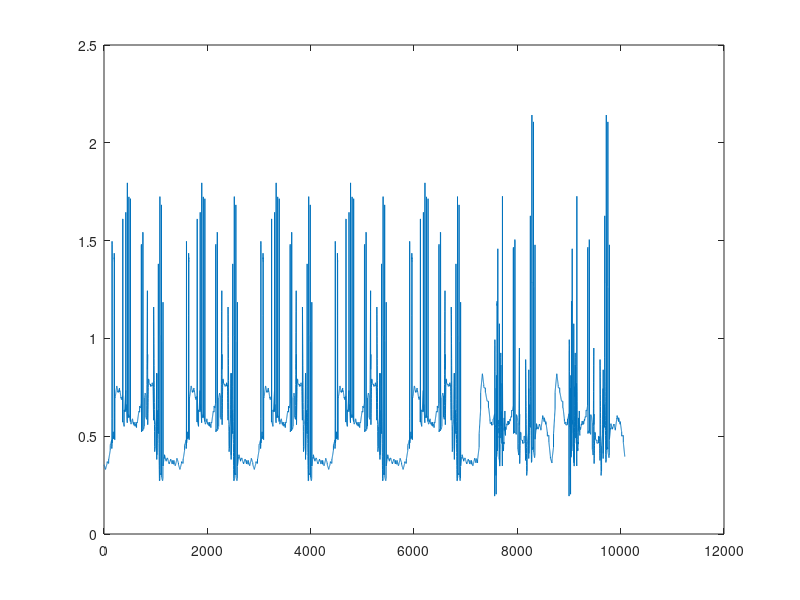

Here is the MATLAB script that generated this plot:
clear all; close all; clc;
% Load minute-by-minute solar and demand data from csv file

load supply_data.mat;
load export_tariff.mat;
load import_tariff.mat
load('combined_demand_adjust.mat')

%%%%%%%%%%%%%%%%%
% Input date%
%%%%%%%%%%%%%%%%%%
D =' 26-June-2022';%%only choose winter

[DayNumber,DayName] = weekday(D);

if DayNumber == 1 || DayNumber == 7
    weekend = 1;
    weekday = 0;
    disp('Your day is a weekend')
else
    weekend = 0;
    weekday = 1;
    disp('Your day is a weekday')
end

% Convert '1-Jan-2021' to a MATLAB serial date number
d1 = datenum('1-Jan-2022');

% Convert D to a MATLAB serial date number
d2 = datenum(D);

% Calculate the difference in days
% Calculate the difference in days
NumDays= abs(d2 - d1);

if (NumDays >= 1 && NumDays <= 59) || (NumDays>= 244 && NumDays<= 365)
    season = 'winter';
    disp('You chose a winter week!') 
elseif NumDays >= 60 && NumDays <= 243
    season = 'summer';
    disp('You chose a summer week!') 
else
    season = '';
    error('Invalid date. Please choose another day.');
end 


% Determine if the input date is a weekday or weekend day
% Determine the appropriate model based on weekday/weekend and season
if weekday && strcmp(season, 'winter')
    day_season = 11; % Winter weekday model
    import_tariff=import_tariff_weekday_winter;
    export_tariff=export_tariff_weekday_winter;

elseif weekday && strcmp(season, 'summer')
    day_season = 12; % Summer weekday model
    import_tariff=import_tariff_weekday_summer;
    export_tariff=export_tariff_weekday_summer;

elseif weekend && strcmp(season, 'winter')
    day_season = 21; % Winter weekend mode
    import_tariff=import_tariff_weekend_winter;
    export_tariff=export_tariff_weekend_winter;
  
elseif weekend && strcmp(season, 'summer')
    day_season = 22; % Summer weekend model
     import_tariff=import_tariff_weekend_summer;
     export_tariff=export_tariff_weekend_summer;

else
    day_season = 0; % Invalid model
    error('Invalid date. Please choose another day.');
end


%======================================================================
%                   Concatenating demand and supply data
%======================================================================
week_in_test = 1;
random_integer = randi([1,7]);

% Determine the appropriate model based on weekday/weekend and season
if strcmp(season, 'winter')
    solar_data = horzcat(repmat(supply_winter, 1, random_integer),repmat(supply_winter_cloudy, 1, 7-random_integer ));
    demand_data = horzcat(repmat(demand_adjust_weekday'/1000, 1, 5), repmat(demand_adjust_weekend'/1000, 1, 2));
elseif strcmp(season, 'summer')
    solar_data = horzcat(repmat(supply_summer, 1, random_integer),repmat(supply_summer_cloudy, 1, 7-random_integer ));
  demand_data = horzcat(repmat(demand_adjust_weekday_summer'/1000, 1, 5), repmat(demand_adjust_weekend_summer'/1000, 1, 2));
else
    error('Invalid date. Please choose another day.');
end

% Randomly select the order of sunny and cloudy days in the week

day_in_test=week_in_test*7;



%======================================================================
%                           Categorizing Tariffs
%======================================================================
% Description:
% This section categorizes tariffs based on their pricing structure and
% usage patterns.
hour=transpose(1:48);
for i = 1:48
   half_hour_average(i) =mean(import_tariff(i,1));
end

% Sort the data into quartiles
quartiles = prctile(half_hour_average, [0 25 50 75 100]);

% Classify the half_hour_average into 4 import_categories based on quartiles
import_categories = zeros(size(half_hour_average));
import_categories(half_hour_average <= quartiles(2)) = 1; % lower quartile
import_categories(half_hour_average > quartiles(2) & half_hour_average <= quartiles(3)) = 2; % middle quartiles
import_categories(half_hour_average > quartiles(3) & half_hour_average <= quartiles(4)) = 3;
import_categories(half_hour_average > quartiles(4)) = 4; % upper quartile
import_categories=import_categories';
import_categories=repelem(import_categories,30);

import_categories_days= repmat(import_categories', 1,day_in_test);


for i = 1:48
   export_half_hour_average(i) =mean(export_tariff(i,1));
end

% Sort the data into quartiles
quartiles = prctile(export_half_hour_average, [0 25 50 75 100]);

% Classify the half_hour_average into 4 import_categories based on quartiles
export_categories = zeros(size(export_half_hour_average));
export_categories(export_half_hour_average <= quartiles(2)) = 1; % lower quartile
export_categories(export_half_hour_average > quartiles(2) & export_half_hour_average <= quartiles(3)) = 2; % middle quartiles
export_categories(export_half_hour_average> quartiles(3) & export_half_hour_average<= quartiles(4)) = 3;
export_categories(export_half_hour_average > quartiles(4)) = 4; % upper quartile
export_categories=export_categories';
export_categories=repelem(export_categories,30);
export_categories_days= repmat(export_categories', 1,day_in_test);


%======================================================================
%                           Simulation Parameters
%======================================================================
start_time = 0;
end_time = 1440*day_in_test; % 24 hours in minutes
time_step = 1; % in minutes
% Initialize variables
n_steps = (end_time - start_time)/time_step;
time = linspace(start_time, end_time, n_steps);
% Initialize demand and solar power vectors
demand_power = zeros(1, n_steps);
solar_power = zeros(1, n_steps);

% Fill demand and solar power vectors
for i = 1:n_steps
    demand_power(i) =demand_data(i);
    solar_power(i) = solar_data(i) ;
end
plot(solar_data)
plot(demand_data)

%======================================================================
%                           Battery Parameters
%======================================================================
battery_capacity=13;
max_charge_rate = 3; % kW
max_discharge_rate = 3; % kW
charge_efficiency =0.9;
discharge_efficiency = 0.9;
max_import_rate = 3; % kW


% Initialize battery variables
battery_energy = zeros(1, n_steps);
battery_power = zeros(1, n_steps);
charge_power = zeros(1, n_steps);
discharge_power = zeros(1, n_steps);
charge_energy = zeros(1, n_steps);
discharge_energy = zeros(1, n_steps);
excess_demand = zeros(1, n_steps);
battery_energy(1)=0;

%======================================================================
%                           Grid Parameters 
%======================================================================
grid_import_power = zeros(1, n_steps);
grid_export_power = zeros(1, n_steps);
grid_import_rate = import_tariff'/100; % $/kWh
grid_export_rate =export_tariff'/100; % $/kWh




%======================================================================
%                           Prediction Parameters
%======================================================================

charge_level=zeros(1,day_in_test);
charge_level(1,1) =1;  % Define the battery capacity values you want to test
retain_level=zeros(1,day_in_test);
retain_level(1) =1;  % Define the battery capacity values you want to test
profit_daily = zeros(1, day_in_test);
export_daily = zeros(1, day_in_test);
import_daily = zeros(1, day_in_test);
import_daily_after7 = zeros(1, day_in_test);
excess_demand_daily= zeros(1, day_in_test);
import_dailyafter_6 = zeros(1, day_in_test);
%======================================================================
%                           Troubleshooting Arrays
%======================================================================
caseArray = [];
timeArray = [];
day = 1; % Initialize day counter
total_profit_value=zeros(11,11);
charge_level(1,1)=0.0;
retain_level(1,1)=0;



for t = 2:n_steps
    excess_demand(t) = demand_power(t)-solar_power(t); %+ battery_power(t);
    buy = import_categories_days(t) == 1;
    sell = export_categories_days(t) >= 4;
    % Determine battery charge for discharge during high tariff period
        if excess_demand( t) > 0


            if battery_energy(t-1) <=charge_level(1,day)*battery_capacity
                if buy 

                    charge_power(t) = max_charge_rate; % this is linear
                    charge_energy(t) = charge_power(t) / 60;
                    battery_energy(t) = min(battery_energy(t-1) + charge_energy(t), battery_capacity);
                    battery_power(t) = min(charge_power(t) * charge_efficiency, max_charge_rate);
                    grid_import_power(t) = charge_power(t) + excess_demand( t);
                    caseArray = [caseArray, 1];
                    %%Charge battery and excess_demand from grid


            elseif sell
                if mod(t-1, 1440) > (18 * 60)
                    %%% discharge everything to excess_demand at the end of the day
                    if battery_energy(t-1)~=0
                    discharge_power(t) = min(excess_demand( t), max_discharge_rate);
                    discharge_energy(t) = discharge_power(t) / 60;
                    battery_energy(t) = max(battery_energy(t-1) - discharge_energy(t) * discharge_efficiency, 0);
                    battery_power(t) = min(discharge_power(t) * discharge_efficiency, max_discharge_rate);
                    grid_export_power(t) = discharge_power(t) - excess_demand( t);
                     grid_import_power(t)=0;
                    else
                        grid_import_power(t)=excess_demand(t);
                         grid_export_power(t)=0;
                    end
                     caseArray = [caseArray, 2];
                elseif battery_energy(t-1) > retain_level(1,day)*battery_capacity 
                    discharge_power(t) = min(excess_demand( t), max_discharge_rate);
                    discharge_energy(t) = discharge_power(t) / 60;
                    battery_energy(t) = max(battery_energy(t-1) - discharge_energy(t) * discharge_efficiency, 0);
                    battery_power(t) = min(discharge_power(t) * discharge_efficiency, max_discharge_rate);
                    grid_export_power(t) = discharge_power(t) - excess_demand( t);
                     grid_import_power(t)=0;
                     caseArray = [caseArray, 3];
                else
                    % Battery reaches threshold during discharging, stop discharging and maintain energy
                    battery_energy(t) = battery_energy(t-1);
                    battery_power(t) = 0;
                    grid_export_power(t) = 0;
                    grid_import_power(t) = excess_demand( t);
                    caseArray = [caseArray, 4];
                end



          else 

               if mod(t-1, 1440) > (18 * 60)
                    %%% discharge everything to excess_demand at the end of the day
                    if battery_energy(t-1)~=0
                    discharge_power(t) = excess_demand( t);
                    discharge_energy(t) = discharge_power(t) / 60;
                    battery_energy(t) = max(battery_energy(t-1) - discharge_energy(t) * discharge_efficiency, 0);
                    battery_power(t) = min(discharge_power(t) * discharge_efficiency, max_discharge_rate);
                    grid_export_power(t) =0;
                    grid_import_power(t)=0;
                    else
                     grid_import_power(t)=excess_demand(t);
                     grid_export_power(t)=0;
                    end
                    caseArray = [caseArray, 5];
                elseif battery_energy(t-1) > 0
                    discharge_power(t) = min(excess_demand( t), max_discharge_rate);
                    discharge_energy(t) = discharge_power(t) / 60;
                    battery_energy(t) = max(battery_energy(t-1) - discharge_energy(t) * discharge_efficiency, 0);
                    battery_power(t) = min(discharge_power(t) * discharge_efficiency, max_discharge_rate);
                    grid_import_power(t) = 0;
                    grid_export_power(t) = 0;
                    caseArray = [caseArray, 6];
                else
                    battery_energy(t) = battery_energy(t-1);
                     battery_power(t)=0;
                    discharge_power(t) = 0;
                    grid_import_power(t) = excess_demand( t);
                    caseArray = [caseArray, 7];
                    
                    
                 end
                %%%selfsupply from battery->house
            end

            elseif battery_energy(t-1)>charge_level(1,day)*battery_capacity
                if buy 
                     grid_import_power(t)=excess_demand( t);
                      battery_energy(t) = battery_energy(t-1);
                    battery_power(t) = 0;
                    caseArray = [caseArray, 8];

                elseif sell
                     discharge_power(t) = min(excess_demand( t),max_discharge_rate)  ;
                     discharge_energy(t) = discharge_power(t) / 60;
                     battery_energy(t) = max(battery_energy(t-1) - discharge_energy(t) * discharge_efficiency, 0);
                     battery_power(t) = min(discharge_power(t) * discharge_efficiency, max_discharge_rate);
%                      grid_import_power(t)=excess_demand( t);
                     grid_import_power(t)=excess_demand( t);
                     grid_export_power(t)=discharge_power(t) ;
                     caseArray = [caseArray, 9];
                else
                    if battery_energy(t-1)~=0
                     discharge_power(t) = excess_demand( t)  ;
                     discharge_energy(t) = discharge_power(t) / 60;
                     battery_energy(t) = max(battery_energy(t-1) - discharge_energy(t) * discharge_efficiency, 0);
                     battery_power(t) = min(discharge_power(t) * discharge_efficiency, max_discharge_rate);
                     grid_import_power(t)=0;
                     grid_export_power(t)=0;
                    else
                      grid_import_power(t)=excess_demand( t)  ;
                     battery_energy(t) = battery_energy(t-1);
                    battery_power(t) = 0;
                    grid_export_power(t)=0;
                    
                      
                    end
                    caseArray = [caseArray, 10];
                end

            end

            %%%netpower<0
        elseif excess_demand( t-1) <= 0
            if battery_energy(t-1) >retain_level(1,day) * battery_capacity
                if sell
                    if battery_energy(t-1)~=0
                        discharge_power(t) = max_discharge_rate;
                    else
                        discharge_power(t) = 0;
                    end
                    discharge_energy(t) = discharge_power(t) / 60;
                    battery_energy(t) = max(battery_energy(t-1) - discharge_energy(t) * discharge_efficiency, 0);
                    battery_power(t) = min(discharge_power(t) * discharge_efficiency, max_discharge_rate);
                    grid_export_power(t) = -excess_demand( t) + discharge_power(t);
                else
                    grid_export_power(t) = -excess_demand( t);
                    battery_energy(t) = battery_energy(t-1);
                    battery_power(t) = 0;
                end
                caseArray = [caseArray, 11];
            elseif battery_energy(t-1) <= retain_level(1,day) * battery_capacity
                if sell
                    battery_energy(t) = battery_energy(t-1);
                    battery_power(t) = 0;
                    grid_export_power(t) = -excess_demand( t);
                elseif buy
                    charge_power(t) = max_charge_rate-excess_demand(t);
                    charge_energy(t) = charge_power(t) / 60;
                    battery_energy(t) = min(battery_energy(t-1) + charge_energy(t), battery_capacity);
                    battery_power(t) = min(charge_power(t) * charge_efficiency, max_charge_rate);
                    grid_import_power(t) = charge_power(t);
%                     grid_export_power(t) = -excess_demand( t);
                else
                    charge_power(t) = -excess_demand(t);
                    charge_energy(t) = charge_power(t) / 60;
                    battery_energy(t) = min(battery_energy(t-1) + charge_energy(t), battery_capacity);
                    battery_power(t) = min(charge_power(t) * charge_efficiency, max_charge_rate);
                    grid_import_power(t) = 0;
                     grid_export_power(t) = 0;
                end
                caseArray = [caseArray, 12];
            end
        else
            battery_energy(t) = battery_energy(t-1);
            battery_power(t) = 0;
            caseArray = [caseArray, 13];
        end
    
    % Store the time value
    timeArray = [timeArray, t];

 


 

    if mod(t, 1440) == 0

        day = ceil(t / 1440); % Update day counter and round up to the nearest integer
        
        % Reshape the data to have 60-minute intervals
        hourly_grid_export_power = reshape(grid_export_power(t-1439:t), 60, [])';
        hourly_grid_import_power = reshape(grid_import_power(t-1439:t), 60, [])';
        hourly_net_demand = reshape(excess_demand(t-1439:t), 60, [])';

        % Calculate energy consumed/exported per hour
        hourly_energy_export = zeros(24, 1);
        hourly_energy_import = zeros(24, 1);
        hourly_excess_demand = zeros(24, 1);
        
        for i = 1:24
            % Calculate the time vector (in minutes) for the current hour
            time_vec = ((i-1)*60 + 1):(i*60);
            
            % Calculate the time interval (in hours) between consecutive points
            dt = diff(time_vec) / 60;  % divide by 60 to convert to hours
            
            % Integrate the half-hourly energy values, multiplied by the time interval, to get the total energy consumed/exported in kWh for the current hour
            hourly_energy_export(i) = trapz(time_vec, hourly_grid_export_power(i,:) .* [dt, dt(end)]/2); % multiply by dt and use trapezoidal rule
            hourly_energy_import(i) = trapz(time_vec, hourly_grid_import_power(i,:) .* [dt, dt(end)]/2);
            hourly_excess_demand(i) = trapz(time_vec,  hourly_net_demand(i,:) .* [dt, dt(end)]);
        end
        
        % Reshape the data to have 30-minute intervals
        halfhourly_grid_export_power = reshape(grid_export_power(t-1439:t), 30, [])';
        halfhourly_grid_import_power = reshape(grid_import_power(t-1439:t), 30, [])';
        
        % Calculate energy consumed/exported per half hour
        half_hourly_energy_export = zeros(48, 1);
        half_hourly_energy_import = zeros(48, 1);
        
        for i = 1:48
            % Calculate the time vector (in minutes) for the current half hour
            time_vec = ((i-1)*30 + 1):(i*30);
            
            % Calculate the time interval (in hours) between consecutive points
            dt = diff(time_vec) / 60;  % divide by 60 to convert to hours
            
            % Integrate the half-hourly energy values, multiplied by the time interval, to get the total energy consumed/exported in kWh for the current hour
            half_hourly_energy_export(i) = trapz(time_vec, halfhourly_grid_export_power(i,:) .* [dt, dt(end)]) / 2;  % multiply by dt and use trapezoidal rule
            half_hourly_energy_import(i) = trapz(time_vec, halfhourly_grid_import_power(i,:) .* [dt, dt(end)]) / 2;
            total_import_cost(i) = half_hourly_energy_import(i) * grid_import_rate(i);
            total_export_profit(i) = half_hourly_energy_export(i) * grid_export_rate(i);
            total_profit(i) = total_export_profit(i) - total_import_cost(i);
        end


      end

%==================
% Predictive algorithm
%==================

     if mod(t, 1440) == 0
        % Update daily variables
        profit_daily(day) = sum(total_profit);
        export_daily(day) = sum(hourly_energy_export);
        import_daily(day)= sum(hourly_energy_import);
        excess_demand_daily(day)=sum( hourly_excess_demand);
        import_daily_after7(day) = sum(hourly_excess_demand(7:24));
        import_dailyafter_6(day) = sum(hourly_excess_demand(20:24));
        retain_level(day+1) = min(1,import_dailyafter_6(day) / 13);
        charge_level(day+1) = max(min(excess_demand_daily(day) / 13, 1),0);

        % Accumulate import_daily from previous days
        import_daily_cumulative(day) = import_daily_after7(day);
        excess_demand_daily_cumulative(day)=excess_demand_daily(day);
        import_dailyafter_6_cumulative(day)=import_dailyafter_6(day);
        n=zeros(1,day_in_test);
        if day > 1
            import_daily_cumulative(day) = import_daily_cumulative(day) + import_daily_cumulative(day-1);
            excess_demand_daily_cumulative(day) = excess_demand_daily_cumulative(day) + excess_demand_daily_cumulative(day-1);
            import_dailyafter_6_cumulative(day) = import_dailyafter_6_cumulative(day) + import_dailyafter_6_cumulative(day-1);
            n(1, day) = import_dailyafter_6_cumulative(day) / day;
            retain_level(day+1) = min(1, n(1, day) / 13);
            charge_level(day+1) = max(min(import_daily_cumulative(day) / (day * 13), 1), 0);
        
        else
            import_daily_cumulative(day) = import_daily_cumulative(day);
            excess_demand_daily_cumulative(day) = excess_demand_daily_cumulative(day);
            import_dailyafter_6_cumulative(day) = import_dailyafter_6_cumulative(day);
            retain_level(day+1) = min(1, mean(import_dailyafter_6_cumulative(1:day)) / 13);
            charge_level(day+1) = max(min(mean(import_daily_cumulative(1:day)) / (day * 13), 1), 0);
        end
        charge_level(day+1);
         day=day+1;

     end



end
